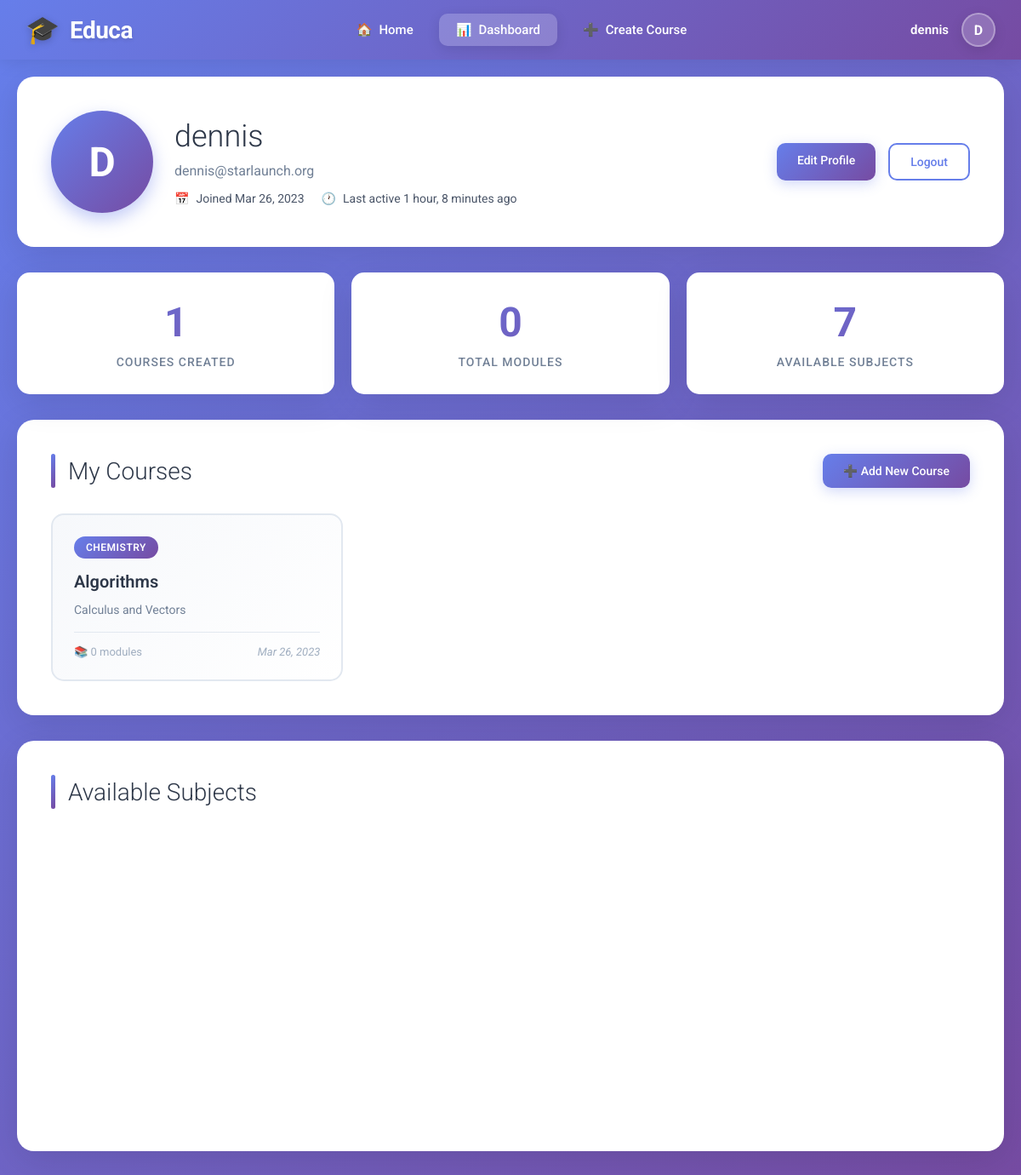
/accounts/profile/ (signed in), run on the app's committed database.
### courses/models.py (models this page shows, shortened)
class Course(models.Model):
    owner = models.ForeignKey(User,
                              related_name='courses_created',
                              on_delete=models.CASCADE)
    subject = models.ForeignKey(Subject,
                                related_name='courses',
                                on_delete=models.CASCADE)
    title = models.CharField(max_length=200)
    slug = models.SlugField(max_length=200, unique=True)
    overview = models.TextField()
    created = models.DateTimeField(auto_now_add=True)
    class Meta:
        ordering = ['-created']

class Subject(models.Model):
    title = models.CharField(max_length=200)
    slug = models.SlugField(max_length=200, unique=True)
    class Meta:
        ordering = ['title']

### courses/views.py (the view)
# urls.py: path('accounts/profile/', views.profile, name='profile'),
@login_required
def profile(request):
    created_courses = Course.objects.filter(owner=request.user).select_related('subject').prefetch_related('modules')
    subjects = Subject.objects.annotate(total_courses=Count('courses'))
    total_courses_created = created_courses.count()
    total_modules = sum(course.modules.count() for course in created_courses)
    context = {
        'created_courses': created_courses,
        'subjects': subjects,
        'total_courses_created': total_courses_created,
        'total_modules': total_modules,
    }
    return render(request, 'courses/profile.html', context)

### courses/templates/courses/profile.html (shortened to what this page needs)
{% extends "base.html" %}
{% load static %}
{% block content %}
<div class="profile-wrapper">
    <div class="profile-header">
        <div style="display: flex; align-items: center; gap: 25px; flex: 1; min-width: 300px;">
            <div class="profile-avatar">
                {{ user.username|slice:":1"|upper }}
            </div>
            <div class="profile-info-main">
                <h1>{{ user.get_full_name|default:user.username }}</h1>
                <div class="profile-email">{{ user.email|default:"No email set" }}</div>
                <div class="profile-meta">
                    <div class="meta-item">
                        <span>📅</span>
                        <span>Joined {{ user.date_joined|date:"M d, Y" }}</span>
                    </div>
                    {% if user.last_login %}
                    <div class="meta-item">
                        <span>🕐</span>
                        <span>Last active {{ user.last_login|timesince }} ago</span>
                    </div>
                    {% endif %}
                </div>
            </div>
        </div>
        <div class="profile-actions">
            <a href="{% url 'profile_edit' %}" class="btn btn-primary">Edit Profile</a>
            <a href="{% url 'logout' %}" class="btn btn-secondary">Logout</a>
        </div>
    </div>
    <div class="stats-grid">
        <div class="stat-card">
            <div class="stat-number">{{ total_courses_created }}</div>
            <div class="stat-label">Courses Created</div>
        </div>
        <div class="stat-card">
            <div class="stat-number">{{ total_modules }}</div>
            <div class="stat-label">Total Modules</div>
        </div>
        <div class="stat-card">
            <div class="stat-number">{{ subjects.count }}</div>
            <div class="stat-label">Available Subjects</div>
        </div>
    </div>
    <div class="content-section">
        <div style="display: flex; justify-content: space-between; align-items: center; margin-bottom: 30px;">
            <h2 class="section-title" style="margin: 0;">My Courses</h2>
            {% if created_courses %}
                <a href="{% url 'course_create' %}" class="btn btn-primary" style="white-space: nowrap;">
                    ➕ Add New Course
                </a>
            {% endif %}
        </div>
        {% if created_courses %}
            <div class="courses-grid">
                {% for course in created_courses %}
                <div class="course-card" onclick="window.location.href='{% url 'course_detail' course.id %}'">
                    <span class="course-subject">{{ course.subject.title }}</span>
                    <h3 class="course-title">{{ course.title }}</h3>
                    <p class="course-overview">{{ course.overview|truncatewords:20 }}</p>
                    <div class="course-meta">
                        <span class="modules-count">
                            📚 {{ course.modules.count }} module{{ course.modules.count|pluralize }}
                        </span>
                        <span class="course-date">{{ course.created|date:"M d, Y" }}</span>
                    </div>
                </div>
                {% endfor %}
            </div>
        {% endif %}
    </div>
    <div class="content-section">
        <h2 class="section-title">Available Subjects</h2>
        {% if subjects %}
            <div class="subjects-grid">
            </div>
        {% else %}
            <div class="empty-state">
                <div class="empty-state-icon">🎯</div>
                <h3 class="empty-state-title">No Subjects Available</h3>
                <p class="empty-state-text">Subjects will appear here once they are added to the platform.</p>
            </div>
        {% endif %}
    </div>
</div>
{% endblock %}

### courses/templates/base.html (shortened to what this page needs)
{% load static %}
<!DOCTYPE html>
<html>
  <head>
    <link href="{% static "css/base.css" %}" rel="stylesheet">
  </head>
  <body>
    <nav class="top-navbar" id="navbar">
      <div class="navbar-container">
        <a href="{% url 'home' %}" class="navbar-logo">
          <span class="logo-icon">🎓</span>
          <span class="logo-text">Educa</span>
        </a>
        <ul class="navbar-menu" id="navbarMenu">
          <li><a href="{% url 'home' %}" class="nav-link {% if request.resolver_match.url_name == 'home' %}active{% endif %}">
            <span>🏠</span> Home
          </a></li>
          {% if request.user.is_authenticated %}
            <li><a href="{% url 'profile' %}" class="nav-link {% if request.resolver_match.url_name == 'profile' %}active{% endif %}">
              <span>📊</span> Dashboard
            </a></li>
            <li><a href="{% url 'course_create' %}" class="nav-link">
              <span>➕</span> Create Course
            </a></li>
          {% endif %}
        </ul>
        <div class="navbar-user">
          {% if request.user.is_authenticated %}
            <span class="user-name">{{ request.user.username }}</span>
            <div class="dropdown">
              <div class="user-avatar">{{ request.user.username|slice:":1"|upper }}</div>
            </div>
          {% else %}
            <a href="{% url 'login' %}" class="btn-navbar btn-outline">Sign In</a>
            <a href="{% url 'signup' %}" class="btn-navbar">Get Started</a>
          {% endif %}
        </div>
      </div>
    </nav>
    <div class="page-content">
      <div id="content">
        {% block content %}
        {% endblock %}
      </div>
    </div>
  </body>
</html>

### courses/static/css/base.css (style rules this page uses)
body { margin:0; font-family:'Roboto', sans-serif; font-weight:400; color:#333; }
a { color:#3fad37; text-decoration:none; }
ul { float:left; }
h1, h2, h3, h4, h5, h6 { font-family:'Roboto', sans-serif; font-weight:300; }
h1 { background:#efefef; width:100%; overflow:auto; padding:20px 0 20px 40px; margin:0; }

### courses/templates/base.html (style rules this page uses)
* { margin: 0; padding: 0; box-sizing: border-box; }
body { font-family: 'Roboto', -apple-system, BlinkMacSystemFont, 'Segoe UI', sans-serif; margin: 0; padding: 0; }
.top-navbar { background: linear-gradient(135deg, #667eea 0%, #764ba2 100%); box-shadow: 0 2px 20px rgba(0, 0, 0, 0.1); position: sticky; top: 0; z-index: 1000; transition: all 0.3s ease; }
.navbar-container { max-width: 1400px; margin: 0 auto; padding: 0 30px; display: flex; align-items: center; justify-content: space-between; height: 70px; }
.navbar-logo { display: flex; align-items: center; gap: 12px; text-decoration: none; transition: transform 0.3s ease; }
.logo-icon { font-size: 32px; filter: drop-shadow(0 2px 4px rgba(0, 0, 0, 0.2)); }
.logo-text { color: white; font-size: 28px; font-weight: 700; letter-spacing: -0.5px; text-shadow: 0 2px 4px rgba(0, 0, 0, 0.1); }
.navbar-menu { display: flex; align-items: center; gap: 10px; list-style: none; }
.navbar-menu li { position: relative; }
.nav-link { color: white; text-decoration: none; padding: 10px 20px; border-radius: 10px; font-weight: 500; font-size: 15px; transition: all 0.3s ease; display: flex; align-items: center; gap: 8px; position: relative; overflow: hidden; }
.nav-link::before { content: ''; position: absolute; top: 0; left: 0; right: 0; bottom: 0; background: rgba(255, 255, 255, 0.1); transform: translateX(-100%); transition: transform 0.3s ease; }
.nav-link.active { background: rgba(255, 255, 255, 0.2); box-shadow: 0 4px 15px rgba(0, 0, 0, 0.1); }
.navbar-user { display: flex; align-items: center; gap: 15px; }
.user-avatar { width: 40px; height: 40px; border-radius: 50%; background: rgba(255, 255, 255, 0.2); display: flex; align-items: center; justify-content: center; color: white; font-weight: 700; font-size: 16px; border: 2px solid rgba(255, 255, 255, 0.3); cursor: pointer; transition: all 0.3s ease; box-shadow: 0 4px 15px rgba(0, 0, 0, 0.1); }
.user-name { color: white; font-weight: 600; font-size: 15px; display: none; }
.dropdown { position: relative; }
@media (min-width: 768px) { .user-name { display: block; } }
.top-navbar { animation: slideDown 0.5s ease-out; }
.page-content { min-height: calc(100vh - 70px); }

### data on the page
Course: subject "CHEMISTRY", title "Algorithms", overview "Calculus and Vectors", modules.count "0", created "Mar 26, 2023"

### other printed values
{{ request.user.username }} "dennis"
{{ request.user.username|slice:":1"|upper }} "D"
{{ user.username|slice:":1"|upper }} "D"
{{ user.get_full_name|default:user.username }} "dennis"
{{ user.email|default:"No email set" }} "dennis@starlaunch.org"
{{ user.date_joined|date:"M d, Y" }} "Mar 26, 2023"
{{ user.last_login|timesince }} "1 hour, 8 minutes"
{{ total_courses_created }} "1"
{{ total_modules }} "0"
{{ subjects.count }} "7"
